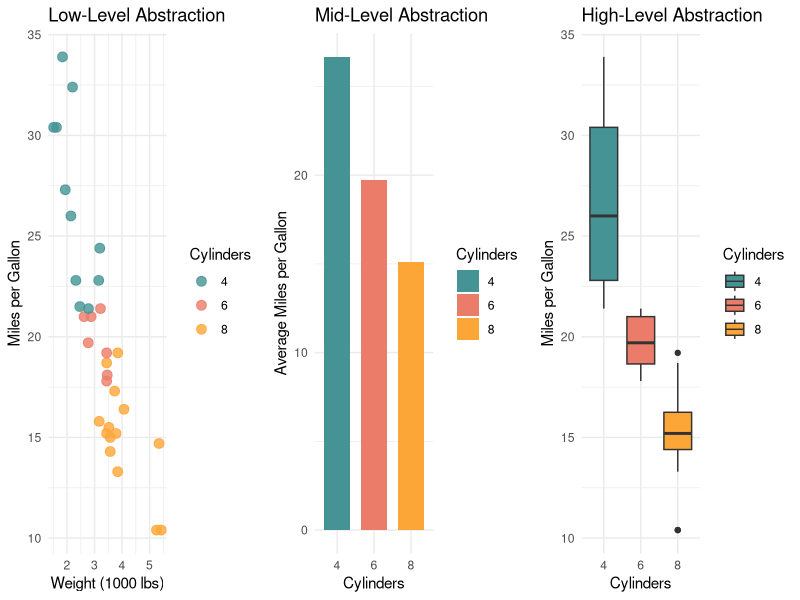

Reproduce this figure in R.
## ---- chunk 1
library(ggplot2)
library(gridExtra)
## ---- chunk 2
# Define a dark red and blue color palette
dark_red_blue_palette <- c("4" = "#459395", "6" = "#EB7C69", "8" = "#FDA638")  # Adjust the shades of red and blue

# Level 1: Detailed Scatter Plot
plot1 <- ggplot(mtcars, aes(x = wt, y = mpg, color = factor(cyl))) +
  geom_point(size = 3, alpha = 0.8) +
  labs(
    title = "Low-Level Abstraction",
    x = "Weight (1000 lbs)",
    y = "Miles per Gallon",
    color = "Cylinders"
  ) +
  scale_color_manual(values = dark_red_blue_palette) +  # Apply the custom color palette
  theme_minimal()

# Level 2: Aggregated Bar Plot
summary_data <- aggregate(mpg ~ cyl, data = mtcars, FUN = mean)

plot2 <- ggplot(summary_data, aes(x = factor(cyl), y = mpg, fill = factor(cyl))) +
  geom_bar(stat = "identity", width = 0.7) +
  labs(
    title = "Mid-Level Abstraction",
    x = "Cylinders",
    y = "Average Miles per Gallon",
    fill = "Cylinders"
  ) +
  scale_fill_manual(values = dark_red_blue_palette) +  # Apply the custom color palette
  theme_minimal()

# Level 3: Abstract Box-and-Whisker Plot
plot3 <- ggplot(mtcars, aes(x = factor(cyl), y = mpg, fill = factor(cyl))) +
  geom_boxplot() +
  labs(
    title = "High-Level Abstraction",
    x = "Cylinders",
    y = "Miles per Gallon",
    fill = "Cylinders"
  ) +
  scale_fill_manual(values = dark_red_blue_palette) +  # Apply the custom color palette
  theme_minimal()

# Arrange plots in a grid
grid.arrange(plot1, plot2, plot3, ncol = 3)
